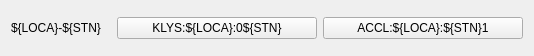
<?xml version="1.0" encoding="UTF-8"?>
<ui version="4.0">
 <class>Form</class>
 <widget class="QWidget" name="Form">
  <property name="geometry">
   <rect>
    <x>0</x>
    <y>0</y>
    <width>532</width>
    <height>56</height>
   </rect>
  </property>
  <property name="windowTitle">
   <string>Form</string>
  </property>
  <layout class="QVBoxLayout" name="verticalLayout">
   <item>
    <layout class="QHBoxLayout" name="horizontalLayout_2">
     <item>
      <widget class="QLabel" name="label">
       <property name="sizePolicy">
        <sizepolicy hsizetype="Fixed" vsizetype="Fixed">
         <horstretch>0</horstretch>
         <verstretch>0</verstretch>
        </sizepolicy>
       </property>
       <property name="minimumSize">
        <size>
         <width>100</width>
         <height>0</height>
        </size>
       </property>
       <property name="maximumSize">
        <size>
         <width>100</width>
         <height>16777215</height>
        </size>
       </property>
       <property name="text">
        <string>${LOCA}-${STN}</string>
       </property>
       <property name="alignment">
        <set>Qt::AlignLeading|Qt::AlignLeft|Qt::AlignVCenter</set>
       </property>
      </widget>
     </item>
     <item>
      <widget class="PyDMRelatedDisplayButton" name="PyDMRelatedDisplayButton">
       <property name="sizePolicy">
        <sizepolicy hsizetype="Fixed" vsizetype="Fixed">
         <horstretch>0</horstretch>
         <verstretch>0</verstretch>
        </sizepolicy>
       </property>
       <property name="minimumSize">
        <size>
         <width>200</width>
         <height>0</height>
        </size>
       </property>
       <property name="maximumSize">
        <size>
         <width>200</width>
         <height>16777215</height>
        </size>
       </property>
       <property name="toolTip">
        <string/>
       </property>
       <property name="text">
        <string>KLYS:${LOCA}:0${STN}</string>
       </property>
       <property name="filenames" stdset="0">
        <stringlist>
         <string>atcaLLRF.py</string>
        </stringlist>
       </property>
       <property name="macros" stdset="0">
        <stringlist>
         <string>DEV=KLYS:${LOCA}:${STN}1, LOCA=${LOCA}, IOC_UNIT=KY0${STN}, INST=${INST}</string>
        </stringlist>
       </property>
       <property name="openInNewWindow" stdset="0">
        <bool>true</bool>
       </property>
      </widget>
     </item>
     <item>
      <widget class="PyDMRelatedDisplayButton" name="PyDMRelatedDisplayButton_2">
       <property name="sizePolicy">
        <sizepolicy hsizetype="Fixed" vsizetype="Fixed">
         <horstretch>0</horstretch>
         <verstretch>0</verstretch>
        </sizepolicy>
       </property>
       <property name="minimumSize">
        <size>
         <width>200</width>
         <height>0</height>
        </size>
       </property>
       <property name="maximumSize">
        <size>
         <width>200</width>
         <height>16777215</height>
        </size>
       </property>
       <property name="toolTip">
        <string/>
       </property>
       <property name="text">
        <string>ACCL:${LOCA}:${STN}1</string>
       </property>
       <property name="filenames" stdset="0">
        <stringlist>
         <string>atcaLLRF.py</string>
        </stringlist>
       </property>
       <property name="macros" stdset="0">
        <stringlist>
         <string>DEV=ACCL:${LOCA}:${STN}1, LOCA=${LOCA}, IOC_UNIT=KY${STN}1, INST=${INST}</string>
        </stringlist>
       </property>
       <property name="openInNewWindow" stdset="0">
        <bool>true</bool>
       </property>
      </widget>
     </item>
    </layout>
   </item>
  </layout>
 </widget>
 <customwidgets>
  <customwidget>
   <class>PyDMRelatedDisplayButton</class>
   <extends>QPushButton</extends>
   <header>pydm.widgets.related_display_button</header>
  </customwidget>
 </customwidgets>
 <resources/>
 <connections/>
</ui>
